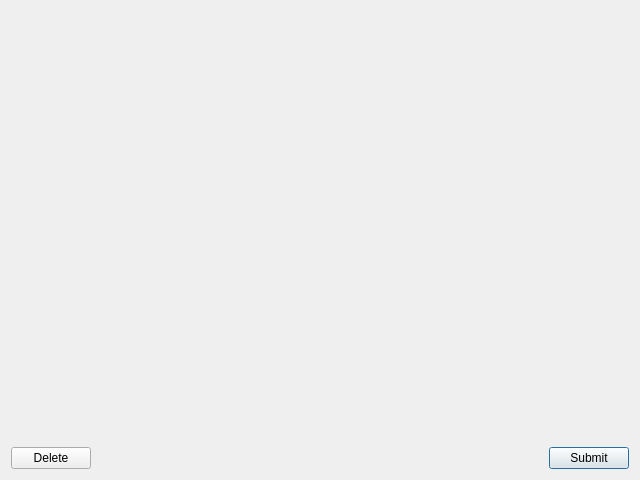
<?xml version="1.0" encoding="UTF-8"?>
<ui version="4.0">
 <class>GetInfo</class>
 <widget class="QDialog" name="GetInfo">
  <property name="geometry">
   <rect>
    <x>0</x>
    <y>0</y>
    <width>640</width>
    <height>480</height>
   </rect>
  </property>
  <property name="windowTitle">
   <string>Add Evidence Details</string>
  </property>
  <layout class="QGridLayout" name="gridLayout">
   <item row="3" column="1">
    <spacer name="horizontalSpacer">
     <property name="orientation">
      <enum>Qt::Horizontal</enum>
     </property>
     <property name="sizeHint" stdset="0">
      <size>
       <width>40</width>
       <height>20</height>
      </size>
     </property>
    </spacer>
   </item>
   <item row="1" column="1" colspan="2">
    <spacer name="verticalSpacer">
     <property name="orientation">
      <enum>Qt::Vertical</enum>
     </property>
     <property name="sizeHint" stdset="0">
      <size>
       <width>20</width>
       <height>40</height>
      </size>
     </property>
    </spacer>
   </item>
   <item row="3" column="3">
    <widget class="QPushButton" name="submitButton">
     <property name="text">
      <string>Submit</string>
     </property>
    </widget>
   </item>
   <item row="3" column="0" alignment="Qt::AlignLeft">
    <widget class="QPushButton" name="deleteButton">
     <property name="text">
      <string>Delete</string>
     </property>
    </widget>
   </item>
   <item row="0" column="0" colspan="4">
    <widget class="QLabel" name="evidenceEditorPlaceholder">
     <property name="text">
      <string/>
     </property>
    </widget>
   </item>
  </layout>
 </widget>
 <resources/>
 <connections/>
</ui>
